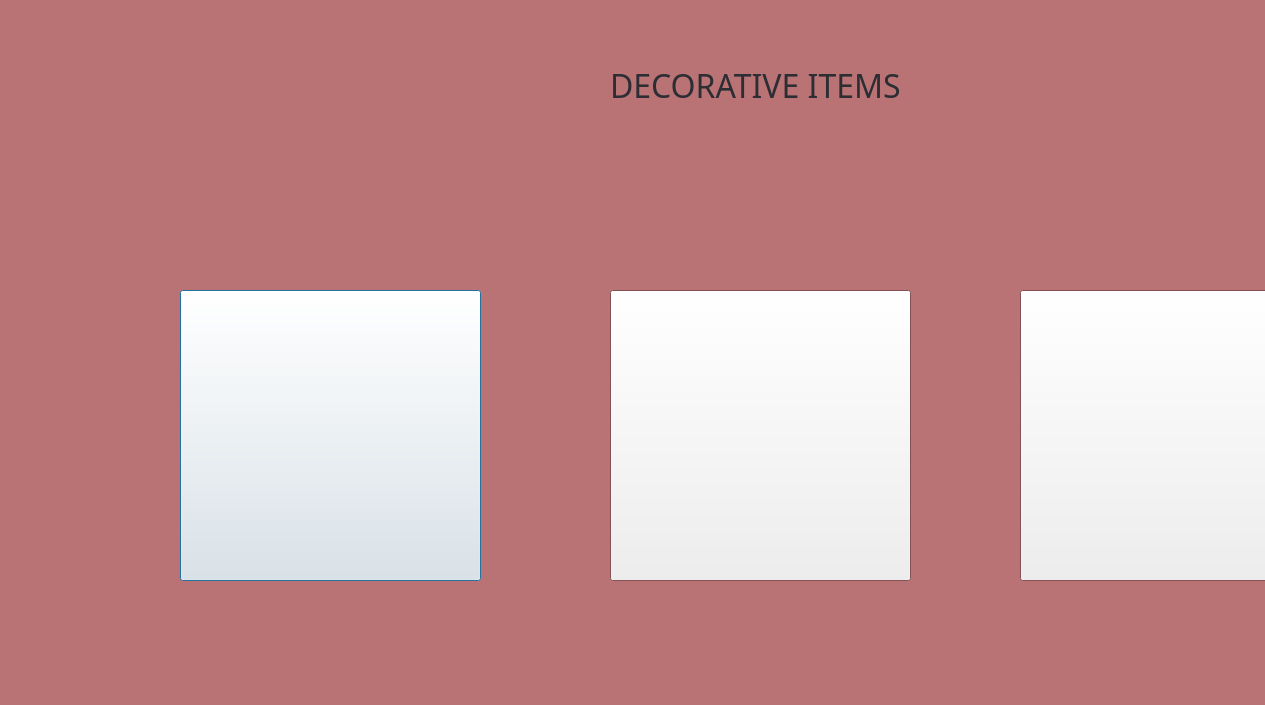
<?xml version="1.0" encoding="UTF-8"?>
<ui version="4.0">
 <class>ldecitems</class>
 <widget class="QDialog" name="ldecitems">
  <property name="geometry">
   <rect>
    <x>0</x>
    <y>0</y>
    <width>1265</width>
    <height>705</height>
   </rect>
  </property>
  <property name="palette">
   <palette>
    <active>
     <colorrole role="Window">
      <brush brushstyle="SolidPattern">
       <color alpha="255">
        <red>185</red>
        <green>115</green>
        <blue>117</blue>
       </color>
      </brush>
     </colorrole>
    </active>
    <inactive>
     <colorrole role="Window">
      <brush brushstyle="SolidPattern">
       <color alpha="255">
        <red>185</red>
        <green>115</green>
        <blue>117</blue>
       </color>
      </brush>
     </colorrole>
    </inactive>
    <disabled>
     <colorrole role="Base">
      <brush brushstyle="SolidPattern">
       <color alpha="255">
        <red>185</red>
        <green>115</green>
        <blue>117</blue>
       </color>
      </brush>
     </colorrole>
     <colorrole role="Window">
      <brush brushstyle="SolidPattern">
       <color alpha="255">
        <red>185</red>
        <green>115</green>
        <blue>117</blue>
       </color>
      </brush>
     </colorrole>
    </disabled>
   </palette>
  </property>
  <property name="windowTitle">
   <string>Dialog</string>
  </property>
  <widget class="QLabel" name="label">
   <property name="geometry">
    <rect>
     <x>610</x>
     <y>70</y>
     <width>341</width>
     <height>31</height>
    </rect>
   </property>
   <property name="palette">
    <palette>
     <active>
      <colorrole role="WindowText">
       <brush brushstyle="SolidPattern">
        <color alpha="255">
         <red>45</red>
         <green>45</green>
         <blue>52</blue>
        </color>
       </brush>
      </colorrole>
     </active>
     <inactive>
      <colorrole role="WindowText">
       <brush brushstyle="SolidPattern">
        <color alpha="255">
         <red>45</red>
         <green>45</green>
         <blue>52</blue>
        </color>
       </brush>
      </colorrole>
     </inactive>
     <disabled/>
    </palette>
   </property>
   <property name="font">
    <font>
     <family>Britannic Bold</family>
     <pointsize>24</pointsize>
    </font>
   </property>
   <property name="text">
    <string>DECORATIVE ITEMS</string>
   </property>
  </widget>
  <widget class="QPushButton" name="decItems1btn">
   <property name="geometry">
    <rect>
     <x>180</x>
     <y>290</y>
     <width>301</width>
     <height>291</height>
    </rect>
   </property>
   <property name="text">
    <string/>
   </property>
  </widget>
  <widget class="QPushButton" name="decItems2btn">
   <property name="geometry">
    <rect>
     <x>610</x>
     <y>290</y>
     <width>301</width>
     <height>291</height>
    </rect>
   </property>
   <property name="text">
    <string/>
   </property>
  </widget>
  <widget class="QPushButton" name="decItems3btn">
   <property name="geometry">
    <rect>
     <x>1020</x>
     <y>290</y>
     <width>301</width>
     <height>291</height>
    </rect>
   </property>
   <property name="text">
    <string/>
   </property>
  </widget>
 </widget>
 <resources/>
 <connections/>
</ui>
